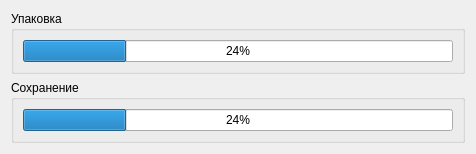
<?xml version="1.0" encoding="UTF-8"?>
<ui version="4.0">
 <class>ProgressWindow</class>
 <widget class="QWidget" name="ProgressWindow">
  <property name="geometry">
   <rect>
    <x>0</x>
    <y>0</y>
    <width>476</width>
    <height>146</height>
   </rect>
  </property>
  <property name="windowTitle">
   <string>Прогресс упаковки</string>
  </property>
  <property name="windowIcon">
   <iconset resource="resources.qrc">
    <normaloff>:/main/screwdriver.png</normaloff>:/main/screwdriver.png</iconset>
  </property>
  <layout class="QVBoxLayout" name="verticalLayout_2">
   <item>
    <widget class="QGroupBox" name="groupBox">
     <property name="title">
      <string>Упаковка</string>
     </property>
     <layout class="QVBoxLayout" name="verticalLayout">
      <item>
       <widget class="QProgressBar" name="binPackingProgressBar">
        <property name="value">
         <number>24</number>
        </property>
       </widget>
      </item>
     </layout>
    </widget>
   </item>
   <item>
    <widget class="QGroupBox" name="groupBox_2">
     <property name="title">
      <string>Сохранение</string>
     </property>
     <layout class="QVBoxLayout" name="verticalLayout_3">
      <item>
       <widget class="QProgressBar" name="savingProgressBar">
        <property name="value">
         <number>24</number>
        </property>
       </widget>
      </item>
     </layout>
     <zorder>groupBox</zorder>
     <zorder>savingProgressBar</zorder>
    </widget>
   </item>
  </layout>
 </widget>
 <resources>
  <include location="resources.qrc"/>
 </resources>
 <connections/>
</ui>
